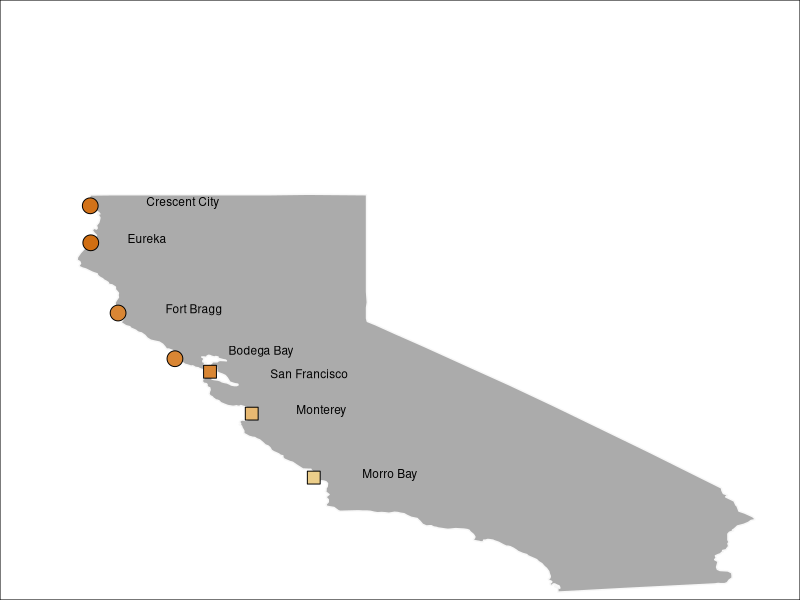
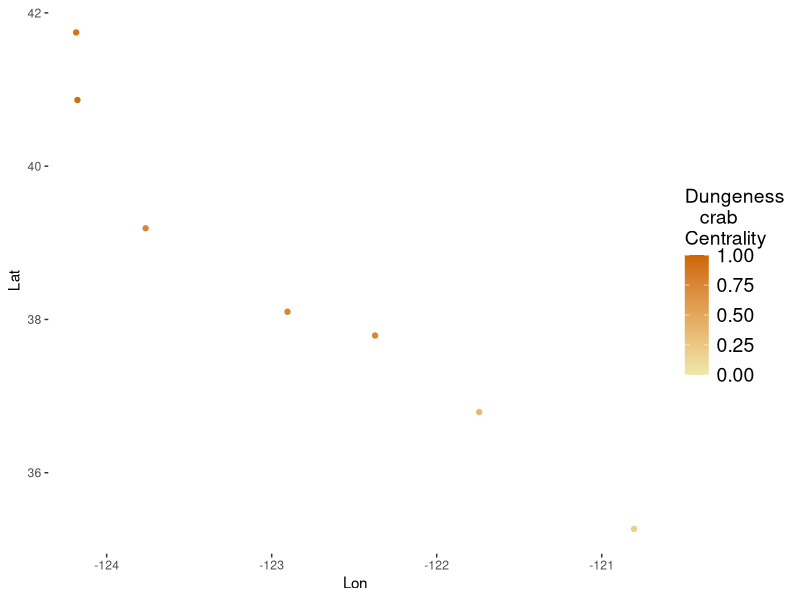
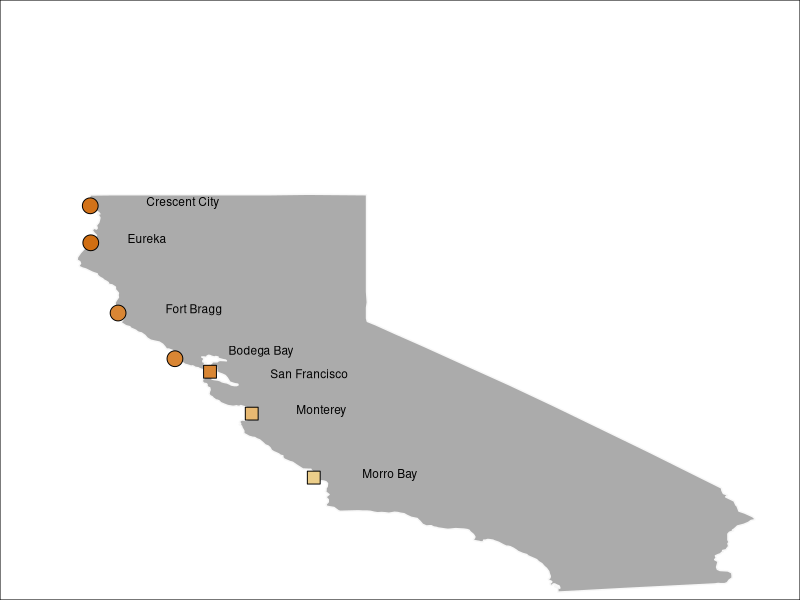
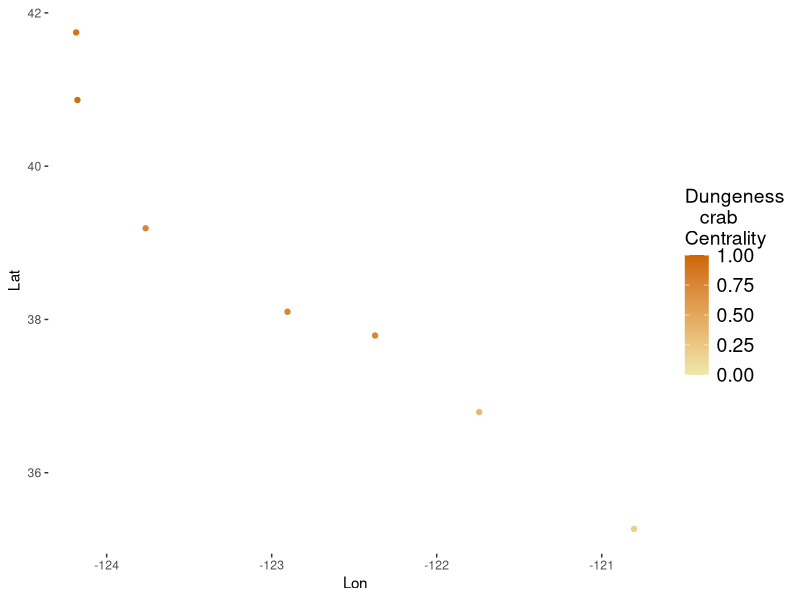

Source code (R) for these figures, in order:
############## Figure 1. Map #############
#
# 1/28/2019 - M. Fisher
#
##########################################


# Set up ------------------------------------------------------------------

library(maps)
library(tidyverse)
library(here)


# Basemap -----------------------------------------------------------------
ca_df <- map_data("state") %>%
  filter(region ==("california"))


# Coordinates -------------------------------------------------------------
# the latitude is an average of all port of landing locations within a port group
#   the longitude was set manually to be a point along the coast at the given latitude
pcgroup_coords <- read.csv(here::here('data','input','pcgroup_mean_coordinates.csv'))
colnames(pcgroup_coords)

# some manual adjustments to the label locations. these may need to be changed depending
#   on the size / resolution
pcgroup_coords[3,5] <- pcgroup_coords[3,5] + 0.4 #CCA
pcgroup_coords[4,5] <- pcgroup_coords[4,5] - 0.15 #ERA
pcgroup_coords[2,5] <- pcgroup_coords[2,5] + 0.15 #BGA
pcgroup_coords[1,5] <- pcgroup_coords[1,5] + 0.3 #BDA
pcgroup_coords[1,6] <- pcgroup_coords[1,6] + 0.1 #BDA
pcgroup_coords[7,5] <- pcgroup_coords[7,5] + 0.5 #SFA
pcgroup_coords[7,6] <- pcgroup_coords[7,6] -0.15 #SFA
pcgroup_coords[6,5] <- pcgroup_coords[6,5] + 0.15 #MRA
pcgroup_coords[5,5] <- pcgroup_coords[5,5] + 0.05 #MNA



# Map ---------------------------------------------------------------------

# map without legend
myplot <- ggplot() +
  geom_polygon(data=ca_df, aes(x=long, y=lat, group=group), fill="grey67",linetype=1, color = "grey97") +
  geom_point(data=pcgroup_coords, aes(x=Lon, y=Lat, col=dcrb_between, pch=region), size = c(rep(5,4),rep(4,3))) +
  geom_point(data=pcgroup_coords, aes(x=Lon, y=Lat), pch=c(rep(1,4),rep(0,3)), col="black", size = c(rep(5,4),rep(4,3))) +
  geom_text(data=pcgroup_coords, aes(x=Lon_label, y=Lat_label, label=port_group_name),size=3) +
  theme_void() +
  scale_color_continuous(low="palegoldenrod", high="darkorange3", limits=c(0,1)) +
  scale_shape_manual(values=c(15,16)) +
  theme(panel.background = element_rect(fill = 'transparent'),
        plot.background = element_rect(fill='transparent', color=NA),
        legend.position="none") +
  coord_cartesian(xlim = c(-125, -114), ylim=c(33, 46))
myplot

png(here::here('results/fig1/Figure1_map.png'), bg="transparent",width = 4, height = 5, units = 'in', res = 300)
myplot # Make plot
dev.off()


# legend
plot_leg <- ggplot(data=pcgroup_coords, aes(x=Lon, y=Lat, col=dcrb_between)) +
  geom_point() +
  scale_color_continuous(low="palegoldenrod", high="darkorange3", name="Dungeness\n   crab\nCentrality", limits=c(0,1)) +
  theme(panel.background = element_rect(fill = 'transparent'),
        plot.background = element_rect(fill='transparent', color=NA),
        legend.text=element_text(color='black', size=14),
        legend.title=element_text(color='black', size=14),
        legend.background = element_rect(fill='transparent', color=NA))
plot_leg

png(here::here('results/fig1/Figure1_legend.png'), bg="transparent",width = 4, height = 5, units = 'in', res = 300)
plot_leg # Make plot
dev.off()



